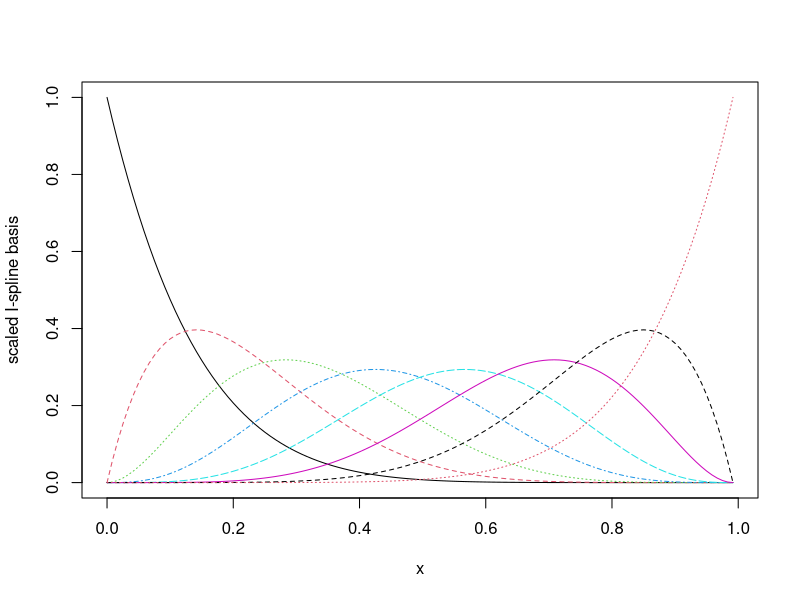

Source code (R):
require(stats);
require(graphics)
x <- seq.int(0, 1-1/120, 1/120)
library(splines2)
mat = bSpline(x, df = NULL, knots = NULL, degree = 7, intercept = TRUE,Boundary.knots = range(x, na.rm = TRUE))
matplot(x, mat, type = "l", ylab = "scaled I-spline basis")
write.csv(mat, file = 'splines0.5.csv')
x <- seq.int(0, 1-1/60, 1/60)
write.csv(mat, file = 'splines1.csv')
